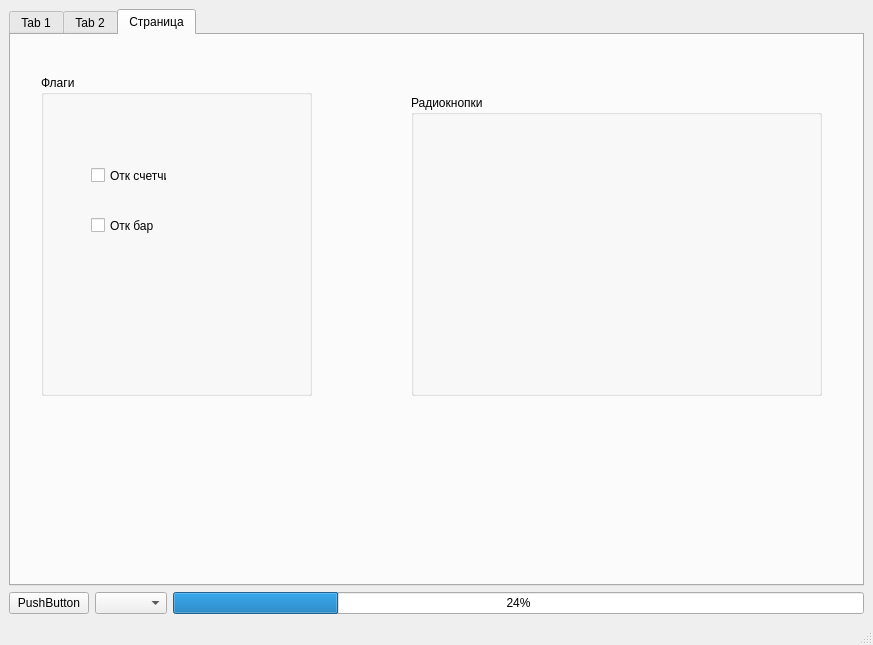
<?xml version="1.0" encoding="UTF-8"?>
<ui version="4.0">
 <class>MainWindow</class>
 <widget class="QMainWindow" name="MainWindow">
  <property name="geometry">
   <rect>
    <x>0</x>
    <y>0</y>
    <width>873</width>
    <height>645</height>
   </rect>
  </property>
  <property name="windowTitle">
   <string>MainWindow</string>
  </property>
  <widget class="QWidget" name="centralwidget">
   <layout class="QGridLayout" name="gridLayout_5">
    <item row="1" column="0">
     <widget class="QPushButton" name="pb_clear">
      <property name="text">
       <string>PushButton</string>
      </property>
     </widget>
    </item>
    <item row="1" column="2">
     <widget class="QProgressBar" name="pBar_bar">
      <property name="value">
       <number>24</number>
      </property>
     </widget>
    </item>
    <item row="0" column="0" colspan="3">
     <widget class="QTabWidget" name="tabWidget">
      <property name="currentIndex">
       <number>2</number>
      </property>
      <widget class="QWidget" name="tab">
       <attribute name="title">
        <string>Tab 1</string>
       </attribute>
       <layout class="QGridLayout" name="gridLayout_3">
        <item row="0" column="0">
         <widget class="QGroupBox" name="gb_input">
          <property name="title">
           <string>Input</string>
          </property>
          <layout class="QGridLayout" name="gridLayout">
           <item row="0" column="1">
            <widget class="QLabel" name="lb_inputText">
             <property name="text">
              <string>TextLabel</string>
             </property>
            </widget>
           </item>
           <item row="0" column="2">
            <widget class="QLineEdit" name="le_inputText"/>
           </item>
           <item row="1" column="0" colspan="2">
            <widget class="QLabel" name="lb_counter">
             <property name="text">
              <string>TextLabel</string>
             </property>
            </widget>
           </item>
           <item row="1" column="2">
            <widget class="QSpinBox" name="spb_counter"/>
           </item>
           <item row="2" column="0">
            <widget class="QLabel" name="lb_log">
             <property name="text">
              <string>TextLabel</string>
             </property>
            </widget>
           </item>
           <item row="2" column="2">
            <widget class="QTextEdit" name="te_log"/>
           </item>
          </layout>
         </widget>
        </item>
       </layout>
      </widget>
      <widget class="QWidget" name="tab_2">
       <attribute name="title">
        <string>Tab 2</string>
       </attribute>
       <layout class="QGridLayout" name="gridLayout_4">
        <item row="0" column="0">
         <widget class="QGroupBox" name="groupBox">
          <property name="title">
           <string>Отображение</string>
          </property>
          <layout class="QGridLayout" name="gridLayout_2">
           <item row="0" column="0">
            <widget class="QListWidget" name="lw_list"/>
           </item>
          </layout>
         </widget>
        </item>
       </layout>
      </widget>
      <widget class="QWidget" name="tab_3">
       <attribute name="title">
        <string>Страница</string>
       </attribute>
       <widget class="QGroupBox" name="gb_flag">
        <property name="geometry">
         <rect>
          <x>30</x>
          <y>40</y>
          <width>271</width>
          <height>321</height>
         </rect>
        </property>
        <property name="title">
         <string>Флаги</string>
        </property>
        <widget class="QCheckBox" name="cb_couter">
         <property name="geometry">
          <rect>
           <x>50</x>
           <y>90</y>
           <width>76</width>
           <height>21</height>
          </rect>
         </property>
         <property name="text">
          <string>Отк счетчик</string>
         </property>
        </widget>
        <widget class="QCheckBox" name="cb_bar">
         <property name="geometry">
          <rect>
           <x>50</x>
           <y>140</y>
           <width>76</width>
           <height>21</height>
          </rect>
         </property>
         <property name="text">
          <string>Отк бар</string>
         </property>
        </widget>
       </widget>
       <widget class="QGroupBox" name="gb_rad">
        <property name="geometry">
         <rect>
          <x>400</x>
          <y>60</y>
          <width>411</width>
          <height>301</height>
         </rect>
        </property>
        <property name="title">
         <string>Радиокнопки</string>
        </property>
       </widget>
      </widget>
     </widget>
    </item>
    <item row="1" column="1">
     <widget class="QComboBox" name="comboBox"/>
    </item>
   </layout>
  </widget>
  <widget class="QMenuBar" name="menubar">
   <property name="geometry">
    <rect>
     <x>0</x>
     <y>0</y>
     <width>873</width>
     <height>21</height>
    </rect>
   </property>
  </widget>
  <widget class="QStatusBar" name="statusbar"/>
 </widget>
 <resources/>
 <connections/>
</ui>
